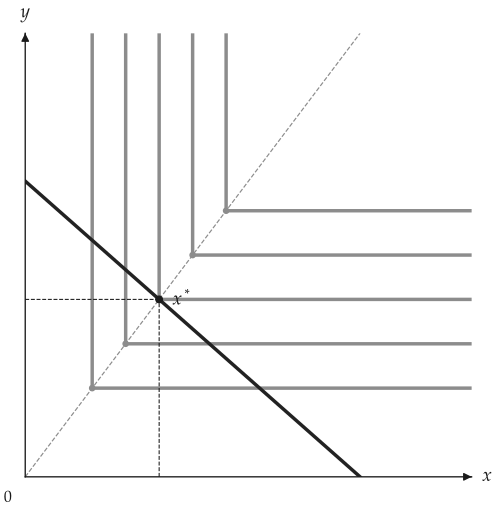

Source code (Python):
from utility_viz import Canvas, Config, levels, solve
from utility_viz.models import Leontief

Config.load("manual.toml").use()  # the settings behind this manual's figures

model = Leontief(a=1.0, b=1.0)
eq = solve(model, px=2.0, py=3.0, income=30.0)

cvs = Canvas(x_max=20, y_max=15, x_label="$x$", y_label="$y$")
cvs.add_utility(
    model,
    levels=levels.around(eq.utility, n=5),
    show_rays=True,
    show_kinks=True,  # ray and marker at each kink
)
cvs.add_budget(2.0, 3.0, 30.0)
cvs.add_equilibrium(eq)
cvs.save("leontief.png")
